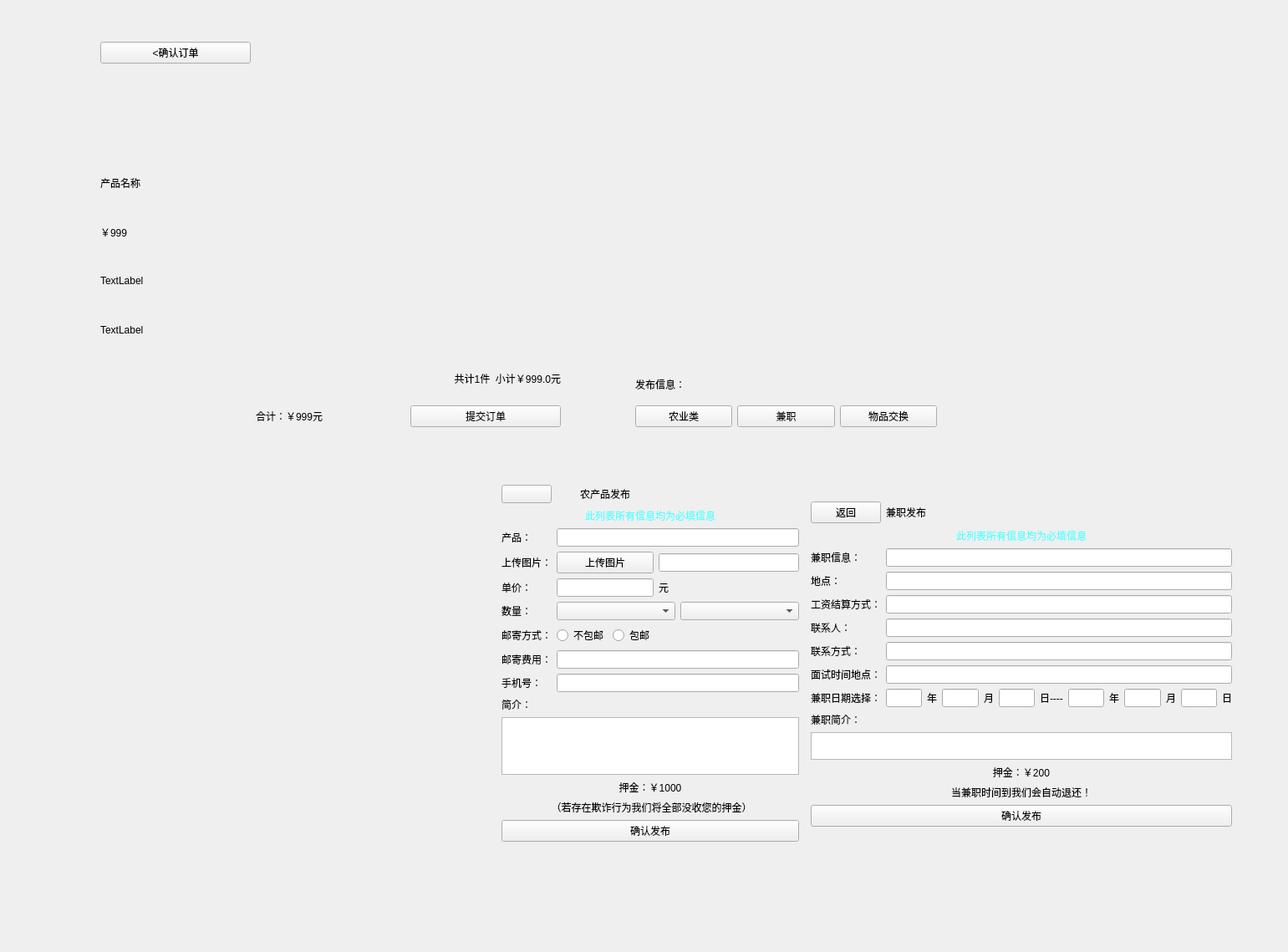
<?xml version="1.0" encoding="UTF-8"?>
<ui version="4.0">
 <class>ProductWindows</class>
 <widget class="QWidget" name="ProductWindows">
  <property name="geometry">
   <rect>
    <x>0</x>
    <y>0</y>
    <width>1541</width>
    <height>1139</height>
   </rect>
  </property>
  <property name="windowTitle">
   <string>Form</string>
  </property>
  <widget class="QWidget" name="verticalLayoutWidget">
   <property name="geometry">
    <rect>
     <x>90</x>
     <y>20</y>
     <width>651</width>
     <height>551</height>
    </rect>
   </property>
   <layout class="QVBoxLayout" name="verticalLayout">
    <item>
     <widget class="QStackedWidget" name="stackedWidget">
      <property name="currentIndex">
       <number>1</number>
      </property>
      <widget class="QWidget" name="page1">
       <widget class="QWidget" name="gridLayoutWidget">
        <property name="geometry">
         <rect>
          <x>0</x>
          <y>20</y>
          <width>631</width>
          <height>521</height>
         </rect>
        </property>
        <layout class="QGridLayout" name="gridLayout">
         <item row="1" column="0" colspan="3">
          <widget class="QScrollArea" name="scrollArea">
           <property name="widgetResizable">
            <bool>true</bool>
           </property>
           <widget class="QWidget" name="scrollAreaWidgetContents">
            <property name="geometry">
             <rect>
              <x>0</x>
              <y>0</y>
              <width>627</width>
              <height>431</height>
             </rect>
            </property>
            <widget class="QWidget" name="gridLayoutWidget_5">
             <property name="geometry">
              <rect>
               <x>30</x>
               <y>50</y>
               <width>531</width>
               <height>361</height>
              </rect>
             </property>
             <layout class="QGridLayout" name="gridLayout_5">
              <item row="3" column="0" colspan="2">
               <widget class="QLabel" name="is_FarmPoastLabel">
                <property name="text">
                 <string>快递：免用费</string>
                </property>
               </widget>
              </item>
              <item row="2" column="0" colspan="2">
               <widget class="QLabel" name="FarmProductPriceLabel">
                <property name="text">
                 <string>单价：￥55</string>
                </property>
               </widget>
              </item>
              <item row="4" column="1">
               <layout class="QHBoxLayout" name="horizontalLayout_2">
                <item>
                 <spacer name="horizontalSpacer">
                  <property name="orientation">
                   <enum>Qt::Horizontal</enum>
                  </property>
                  <property name="sizeHint" stdset="0">
                   <size>
                    <width>40</width>
                    <height>20</height>
                   </size>
                  </property>
                 </spacer>
                </item>
                <item>
                 <spacer name="horizontalSpacer_2">
                  <property name="orientation">
                   <enum>Qt::Horizontal</enum>
                  </property>
                  <property name="sizeHint" stdset="0">
                   <size>
                    <width>40</width>
                    <height>20</height>
                   </size>
                  </property>
                 </spacer>
                </item>
                <item>
                 <widget class="QLabel" name="label_44">
                  <property name="text">
                   <string>购买数量：</string>
                  </property>
                 </widget>
                </item>
                <item>
                 <widget class="QPushButton" name="minusBt">
                  <property name="styleSheet">
                   <string notr="true">border:none;
border-image: url(:/Art/SearchPage/减.png);</string>
                  </property>
                  <property name="text">
                   <string/>
                  </property>
                 </widget>
                </item>
                <item>
                 <widget class="QLabel" name="amountLabel">
                  <property name="text">
                   <string>0</string>
                  </property>
                 </widget>
                </item>
                <item>
                 <widget class="QComboBox" name="MassUnitComBox">
                  <property name="styleSheet">
                   <string notr="true"/>
                  </property>
                  <item>
                   <property name="text">
                    <string>斤</string>
                   </property>
                  </item>
                  <item>
                   <property name="text">
                    <string>千克</string>
                   </property>
                  </item>
                  <item>
                   <property name="text">
                    <string>吨</string>
                   </property>
                  </item>
                 </widget>
                </item>
                <item>
                 <widget class="QPushButton" name="addBt">
                  <property name="styleSheet">
                   <string notr="true">border:none;
border-image: url(:/Art/SearchPage/加.png);</string>
                  </property>
                  <property name="text">
                   <string/>
                  </property>
                 </widget>
                </item>
               </layout>
              </item>
              <item row="1" column="0" colspan="2">
               <widget class="QLabel" name="FarmProductNameLabel">
                <property name="text">
                 <string>商品名：啪啪啪</string>
                </property>
               </widget>
              </item>
              <item row="0" column="0" colspan="2">
               <widget class="QStackedWidget" name="stackedWidget_2">
                <property name="styleSheet">
                 <string notr="true"/>
                </property>
                <property name="currentIndex">
                 <number>0</number>
                </property>
                <widget class="QWidget" name="page">
                 <property name="styleSheet">
                  <string notr="true"/>
                 </property>
                </widget>
                <widget class="QWidget" name="page_2"/>
               </widget>
              </item>
             </layout>
            </widget>
           </widget>
          </widget>
         </item>
         <item row="0" column="1" colspan="2">
          <layout class="QHBoxLayout" name="horizontalLayout_4">
           <item>
            <widget class="QToolButton" name="detailsBt">
             <property name="styleSheet">
              <string notr="true">border:none;
</string>
             </property>
             <property name="text">
              <string>详情</string>
             </property>
             <property name="icon">
              <iconset resource="nidaye.qrc">
               <normaloff>:/美工按钮专用图/详情.png</normaloff>:/美工按钮专用图/详情.png</iconset>
             </property>
             <property name="toolButtonStyle">
              <enum>Qt::ToolButtonTextUnderIcon</enum>
             </property>
            </widget>
           </item>
           <item>
            <widget class="QToolButton" name="FarmProductButton">
             <property name="styleSheet">
              <string notr="true">border:none;</string>
             </property>
             <property name="text">
              <string>商品</string>
             </property>
             <property name="icon">
              <iconset resource="nidaye.qrc">
               <normaloff>:/美工按钮专用图/商品.png</normaloff>:/美工按钮专用图/商品.png</iconset>
             </property>
             <property name="iconSize">
              <size>
               <width>16</width>
               <height>16</height>
              </size>
             </property>
             <property name="toolButtonStyle">
              <enum>Qt::ToolButtonTextUnderIcon</enum>
             </property>
            </widget>
           </item>
           <item>
            <widget class="QToolButton" name="evaluationBt">
             <property name="styleSheet">
              <string notr="true">border:none;
</string>
             </property>
             <property name="text">
              <string>评价</string>
             </property>
             <property name="icon">
              <iconset resource="nidaye.qrc">
               <normaloff>:/美工按钮专用图/评价.png</normaloff>:/美工按钮专用图/评价.png</iconset>
             </property>
             <property name="toolButtonStyle">
              <enum>Qt::ToolButtonTextUnderIcon</enum>
             </property>
            </widget>
           </item>
          </layout>
         </item>
         <item row="0" column="0">
          <widget class="QPushButton" name="BackBt">
           <property name="styleSheet">
            <string notr="true">border-image: url(:/ICON/picture/Back.ico);</string>
           </property>
           <property name="text">
            <string/>
           </property>
          </widget>
         </item>
         <item row="2" column="0" colspan="3">
          <layout class="QHBoxLayout" name="horizontalLayout">
           <item>
            <widget class="QToolButton" name="ContactTheSellerBt">
             <property name="styleSheet">
              <string notr="true">border:none;</string>
             </property>
             <property name="text">
              <string>联系卖家</string>
             </property>
             <property name="icon">
              <iconset resource="nidaye.qrc">
               <normaloff>:/Art/ProductPage/联系卖家.png</normaloff>:/Art/ProductPage/联系卖家.png</iconset>
             </property>
             <property name="toolButtonStyle">
              <enum>Qt::ToolButtonTextUnderIcon</enum>
             </property>
            </widget>
           </item>
           <item>
            <spacer name="horizontalSpacer_3">
             <property name="orientation">
              <enum>Qt::Horizontal</enum>
             </property>
             <property name="sizeHint" stdset="0">
              <size>
               <width>40</width>
               <height>20</height>
              </size>
             </property>
            </spacer>
           </item>
           <item>
            <widget class="QToolButton" name="AddToCartBt">
             <property name="styleSheet">
              <string notr="true">border:none;</string>
             </property>
             <property name="text">
              <string>加入购物车</string>
             </property>
             <property name="icon">
              <iconset resource="nidaye.qrc">
               <normaloff>:/Art/ProductPage/加入购物车.png</normaloff>:/Art/ProductPage/加入购物车.png</iconset>
             </property>
             <property name="toolButtonStyle">
              <enum>Qt::ToolButtonTextUnderIcon</enum>
             </property>
            </widget>
           </item>
           <item>
            <widget class="QToolButton" name="AttentionBt">
             <property name="styleSheet">
              <string notr="true">border:none;</string>
             </property>
             <property name="text">
              <string>关注</string>
             </property>
             <property name="icon">
              <iconset resource="nidaye.qrc">
               <normaloff>:/Art/ProductPage/关注.png</normaloff>:/Art/ProductPage/关注.png</iconset>
             </property>
             <property name="toolButtonStyle">
              <enum>Qt::ToolButtonTextUnderIcon</enum>
             </property>
            </widget>
           </item>
           <item>
            <widget class="QToolButton" name="BuyNowBt">
             <property name="styleSheet">
              <string notr="true">border:none;</string>
             </property>
             <property name="text">
              <string>立即购买</string>
             </property>
             <property name="icon">
              <iconset resource="nidaye.qrc">
               <normaloff>:/Art/ProductPage/立即购买.png</normaloff>:/Art/ProductPage/立即购买.png</iconset>
             </property>
             <property name="toolButtonStyle">
              <enum>Qt::ToolButtonTextUnderIcon</enum>
             </property>
            </widget>
           </item>
          </layout>
         </item>
        </layout>
       </widget>
      </widget>
      <widget class="QWidget" name="page2">
       <widget class="QWidget" name="gridLayoutWidget_2">
        <property name="geometry">
         <rect>
          <x>30</x>
          <y>30</y>
          <width>551</width>
          <height>461</height>
         </rect>
        </property>
        <layout class="QGridLayout" name="gridLayout_2">
         <item row="2" column="2">
          <widget class="QPushButton" name="PlaceOrderBt">
           <property name="text">
            <string>提交订单</string>
           </property>
          </widget>
         </item>
         <item row="2" column="0">
          <widget class="QLabel" name="label_6">
           <property name="text">
            <string/>
           </property>
          </widget>
         </item>
         <item row="0" column="0">
          <widget class="QPushButton" name="pushButton_9">
           <property name="text">
            <string>&lt;确认订单</string>
           </property>
          </widget>
         </item>
         <item row="2" column="1">
          <widget class="QLabel" name="label_7">
           <property name="text">
            <string>合计：￥999元</string>
           </property>
          </widget>
         </item>
         <item row="1" column="0" colspan="3">
          <layout class="QGridLayout" name="gridLayout_3">
           <item row="6" column="0" colspan="2">
            <widget class="QLabel" name="totalLabel">
             <property name="text">
              <string>共计1件  小计￥999.0元</string>
             </property>
             <property name="alignment">
              <set>Qt::AlignRight|Qt::AlignTrailing|Qt::AlignVCenter</set>
             </property>
            </widget>
           </item>
           <item row="5" column="0" colspan="2">
            <widget class="QLabel" name="ProductSendDeliverLabel">
             <property name="text">
              <string>TextLabel</string>
             </property>
            </widget>
           </item>
           <item row="4" column="0" colspan="2">
            <widget class="QLabel" name="ProductNumberLabel">
             <property name="text">
              <string>TextLabel</string>
             </property>
            </widget>
           </item>
           <item row="0" column="0" rowspan="2" colspan="2">
            <widget class="QLabel" name="ShowPictureLabel">
             <property name="styleSheet">
              <string notr="true">border-image: url(:/new/prefix1/C:/Users/M/Desktop/pic.jpg);</string>
             </property>
             <property name="text">
              <string/>
             </property>
            </widget>
           </item>
           <item row="2" column="0" colspan="2">
            <widget class="QLabel" name="ProductNameLabel">
             <property name="text">
              <string>产品名称</string>
             </property>
            </widget>
           </item>
           <item row="3" column="0" colspan="2">
            <widget class="QLabel" name="ProductPieceLabel">
             <property name="text">
              <string>￥999</string>
             </property>
            </widget>
           </item>
          </layout>
         </item>
        </layout>
       </widget>
      </widget>
      <widget class="QWidget" name="page3"/>
      <widget class="QWidget" name="page4"/>
      <widget class="QWidget" name="page5"/>
      <widget class="QWidget" name="page6"/>
     </widget>
    </item>
   </layout>
  </widget>
  <widget class="QWidget" name="gridLayoutWidget_4">
   <property name="geometry">
    <rect>
     <x>760</x>
     <y>440</y>
     <width>361</width>
     <height>71</height>
    </rect>
   </property>
   <layout class="QGridLayout" name="gridLayout_4">
    <item row="0" column="0">
     <widget class="QLabel" name="label_8">
      <property name="text">
       <string>发布信息：</string>
      </property>
     </widget>
    </item>
    <item row="1" column="0">
     <widget class="QPushButton" name="FarmBt">
      <property name="text">
       <string>农业类</string>
      </property>
     </widget>
    </item>
    <item row="1" column="1">
     <widget class="QPushButton" name="PartTimeJob">
      <property name="text">
       <string>兼职</string>
      </property>
     </widget>
    </item>
    <item row="1" column="2">
     <widget class="QPushButton" name="BarterBt">
      <property name="text">
       <string>物品交换</string>
      </property>
     </widget>
    </item>
   </layout>
  </widget>
  <widget class="QWidget" name="verticalLayoutWidget_2">
   <property name="geometry">
    <rect>
     <x>600</x>
     <y>580</y>
     <width>356</width>
     <height>427</height>
    </rect>
   </property>
   <layout class="QVBoxLayout" name="verticalLayout_Farm">
    <item>
     <layout class="QGridLayout" name="gridLayout_7">
      <item row="6" column="1" colspan="3">
       <layout class="QHBoxLayout" name="horizontalLayout_3">
        <item>
         <widget class="QComboBox" name="comboBox_count">
          <property name="styleSheet">
           <string notr="true"/>
          </property>
         </widget>
        </item>
        <item>
         <widget class="QComboBox" name="comboBox_amount"/>
        </item>
       </layout>
      </item>
      <item row="3" column="0">
       <widget class="QLabel" name="label_13">
        <property name="text">
         <string>上传图片：</string>
        </property>
       </widget>
      </item>
      <item row="0" column="0">
       <widget class="QPushButton" name="FarmBack">
        <property name="styleSheet">
         <string notr="true">border-image: url(:/ICON/picture/Back.ico);</string>
        </property>
        <property name="text">
         <string/>
        </property>
       </widget>
      </item>
      <item row="8" column="1">
       <widget class="QRadioButton" name="Yes_CostSender_radioBt">
        <property name="text">
         <string>不包邮</string>
        </property>
       </widget>
      </item>
      <item row="9" column="0">
       <widget class="QLabel" name="label_20">
        <property name="text">
         <string>邮寄费用：</string>
        </property>
       </widget>
      </item>
      <item row="8" column="2">
       <widget class="QRadioButton" name="No_CostSender_radioBt">
        <property name="text">
         <string>包邮</string>
        </property>
       </widget>
      </item>
      <item row="2" column="0">
       <widget class="QLabel" name="label_11">
        <property name="text">
         <string>产品：</string>
        </property>
       </widget>
      </item>
      <item row="6" column="0">
       <widget class="QLabel" name="label_18">
        <property name="text">
         <string>数量：</string>
        </property>
       </widget>
      </item>
      <item row="4" column="0">
       <widget class="QLabel" name="label_17">
        <property name="text">
         <string>单价：</string>
        </property>
       </widget>
      </item>
      <item row="11" column="0">
       <widget class="QLabel" name="label_12">
        <property name="text">
         <string>简介：</string>
        </property>
       </widget>
      </item>
      <item row="4" column="1" colspan="2">
       <widget class="QLineEdit" name="CostLineEdit"/>
      </item>
      <item row="1" column="0" colspan="4">
       <widget class="QLabel" name="label_23">
        <property name="styleSheet">
         <string notr="true">color: rgb(85, 255, 255);</string>
        </property>
        <property name="text">
         <string>此列表所有信息均为必填信息</string>
        </property>
        <property name="alignment">
         <set>Qt::AlignCenter</set>
        </property>
       </widget>
      </item>
      <item row="4" column="3">
       <widget class="QLabel" name="label_48">
        <property name="text">
         <string>元</string>
        </property>
       </widget>
      </item>
      <item row="2" column="1" colspan="3">
       <widget class="QLineEdit" name="FarmProductNameLineEdit"/>
      </item>
      <item row="8" column="0">
       <widget class="QLabel" name="label_19">
        <property name="text">
         <string>邮寄方式：</string>
        </property>
       </widget>
      </item>
      <item row="14" column="0" colspan="4">
       <widget class="QLabel" name="label_46">
        <property name="text">
         <string> （若存在欺诈行为我们将全部没收您的押金）</string>
        </property>
        <property name="alignment">
         <set>Qt::AlignCenter</set>
        </property>
       </widget>
      </item>
      <item row="9" column="1" colspan="3">
       <widget class="QLineEdit" name="sendCostLineEdit"/>
      </item>
      <item row="13" column="0" colspan="4">
       <widget class="QLabel" name="label_14">
        <property name="text">
         <string>押金：￥1000</string>
        </property>
        <property name="alignment">
         <set>Qt::AlignCenter</set>
        </property>
       </widget>
      </item>
      <item row="3" column="1" colspan="2">
       <widget class="QPushButton" name="SendPicture">
        <property name="text">
         <string>上传图片</string>
        </property>
       </widget>
      </item>
      <item row="12" column="0" colspan="4">
       <widget class="QTextEdit" name="ThingTextEdit"/>
      </item>
      <item row="10" column="0">
       <widget class="QLabel" name="label_10">
        <property name="text">
         <string>手机号：</string>
        </property>
       </widget>
      </item>
      <item row="0" column="1" colspan="2">
       <widget class="QLabel" name="label_9">
        <property name="text">
         <string>农产品发布</string>
        </property>
        <property name="alignment">
         <set>Qt::AlignCenter</set>
        </property>
       </widget>
      </item>
      <item row="10" column="1" colspan="3">
       <widget class="QLineEdit" name="FarmPhoneProductlineEdit"/>
      </item>
      <item row="3" column="3">
       <widget class="QLineEdit" name="FilePathlineEdit">
        <property name="readOnly">
         <bool>true</bool>
        </property>
       </widget>
      </item>
     </layout>
    </item>
    <item>
     <widget class="QPushButton" name="FarmProductOkBt">
      <property name="text">
       <string>确认发布</string>
      </property>
     </widget>
    </item>
   </layout>
  </widget>
  <widget class="QWidget" name="verticalLayoutWidget_3">
   <property name="geometry">
    <rect>
     <x>970</x>
     <y>600</y>
     <width>504</width>
     <height>389</height>
    </rect>
   </property>
   <layout class="QVBoxLayout" name="verticalLayout_PartTimeJob">
    <item>
     <layout class="QGridLayout" name="gridLayout_">
      <item row="0" column="1">
       <widget class="QLabel" name="label_15">
        <property name="text">
         <string>兼职发布</string>
        </property>
       </widget>
      </item>
      <item row="0" column="2">
       <widget class="QLabel" name="label_16">
        <property name="text">
         <string/>
        </property>
       </widget>
      </item>
      <item row="5" column="0">
       <widget class="QLabel" name="label_29">
        <property name="text">
         <string>联系人：</string>
        </property>
       </widget>
      </item>
      <item row="2" column="0">
       <widget class="QLabel" name="label_24">
        <property name="text">
         <string>兼职信息：</string>
        </property>
       </widget>
      </item>
      <item row="0" column="0">
       <widget class="QPushButton" name="PartTimeJobBack">
        <property name="text">
         <string>返回</string>
        </property>
       </widget>
      </item>
      <item row="2" column="1" colspan="2">
       <widget class="QLineEdit" name="lineEdit_5"/>
      </item>
      <item row="3" column="0">
       <widget class="QLabel" name="label_25">
        <property name="text">
         <string>地点：</string>
        </property>
       </widget>
      </item>
      <item row="4" column="1" colspan="2">
       <widget class="QLineEdit" name="lineEdit_7"/>
      </item>
      <item row="6" column="1" colspan="2">
       <widget class="QLineEdit" name="lineEdit_9"/>
      </item>
      <item row="9" column="0">
       <widget class="QLabel" name="label_28">
        <property name="text">
         <string>兼职简介：</string>
        </property>
       </widget>
      </item>
      <item row="10" column="0" colspan="3">
       <widget class="QTextEdit" name="textEdit_2"/>
      </item>
      <item row="7" column="0">
       <widget class="QLabel" name="label_30">
        <property name="text">
         <string>面试时间地点：</string>
        </property>
       </widget>
      </item>
      <item row="4" column="0">
       <widget class="QLabel" name="label_27">
        <property name="text">
         <string>工资结算方式：</string>
        </property>
       </widget>
      </item>
      <item row="3" column="1" colspan="2">
       <widget class="QLineEdit" name="lineEdit_6"/>
      </item>
      <item row="7" column="1" colspan="2">
       <widget class="QLineEdit" name="lineEdit_10"/>
      </item>
      <item row="8" column="0">
       <widget class="QLabel" name="label_32">
        <property name="text">
         <string>兼职日期选择：</string>
        </property>
       </widget>
      </item>
      <item row="5" column="1" colspan="2">
       <widget class="QLineEdit" name="lineEdit_8"/>
      </item>
      <item row="1" column="0" colspan="3">
       <widget class="QLabel" name="label_39">
        <property name="styleSheet">
         <string notr="true">color: rgb(85, 255, 255);</string>
        </property>
        <property name="text">
         <string>此列表所有信息均为必填信息</string>
        </property>
        <property name="alignment">
         <set>Qt::AlignCenter</set>
        </property>
       </widget>
      </item>
      <item row="11" column="0" colspan="3">
       <widget class="QLabel" name="label_31">
        <property name="text">
         <string>押金：￥200</string>
        </property>
        <property name="alignment">
         <set>Qt::AlignCenter</set>
        </property>
       </widget>
      </item>
      <item row="6" column="0">
       <widget class="QLabel" name="label_26">
        <property name="text">
         <string>联系方式：</string>
        </property>
       </widget>
      </item>
      <item row="12" column="0" colspan="3">
       <widget class="QLabel" name="label_47">
        <property name="text">
         <string>当兼职时间到我们会自动退还！</string>
        </property>
        <property name="alignment">
         <set>Qt::AlignCenter</set>
        </property>
       </widget>
      </item>
      <item row="8" column="1" colspan="2">
       <layout class="QHBoxLayout" name="horizontalLayout_Date">
        <item>
         <widget class="QLineEdit" name="lineEdit_11"/>
        </item>
        <item>
         <widget class="QLabel" name="label_33">
          <property name="text">
           <string>年</string>
          </property>
         </widget>
        </item>
        <item>
         <widget class="QLineEdit" name="lineEdit_12"/>
        </item>
        <item>
         <widget class="QLabel" name="label_34">
          <property name="text">
           <string>月</string>
          </property>
         </widget>
        </item>
        <item>
         <widget class="QLineEdit" name="lineEdit_13"/>
        </item>
        <item>
         <widget class="QLabel" name="label_35">
          <property name="text">
           <string>日----</string>
          </property>
         </widget>
        </item>
        <item>
         <widget class="QLineEdit" name="lineEdit_14"/>
        </item>
        <item>
         <widget class="QLabel" name="label_36">
          <property name="text">
           <string>年</string>
          </property>
         </widget>
        </item>
        <item>
         <widget class="QLineEdit" name="lineEdit_15"/>
        </item>
        <item>
         <widget class="QLabel" name="label_37">
          <property name="text">
           <string>月</string>
          </property>
         </widget>
        </item>
        <item>
         <widget class="QLineEdit" name="lineEdit_16"/>
        </item>
        <item>
         <widget class="QLabel" name="label_38">
          <property name="text">
           <string>日</string>
          </property>
         </widget>
        </item>
       </layout>
      </item>
     </layout>
    </item>
    <item>
     <widget class="QPushButton" name="pushButton_19">
      <property name="text">
       <string>确认发布</string>
      </property>
     </widget>
    </item>
   </layout>
  </widget>
 </widget>
 <resources>
  <include location="nidaye.qrc"/>
 </resources>
 <connections/>
</ui>
